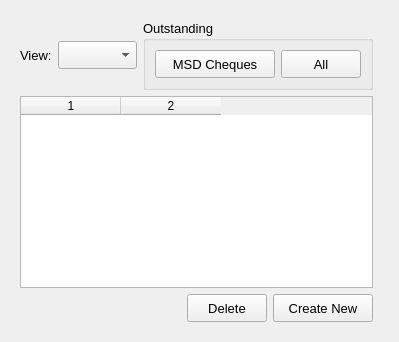
    <widget class="QWidget" name="paymentPage">
     <layout class="QGridLayout" name="gridLayout_38">
      <item row="0" column="0">
       <widget class="QWidget" name="wgd_editUserSearch_5" native="true">
        <layout class="QGridLayout" name="gridLayout_37">
         <item row="2" column="0">
          <layout class="QHBoxLayout" name="horizontalLayout_47">
           <item>
            <spacer name="horizontalSpacer_30">
             <property name="orientation">
              <enum>Qt::Horizontal</enum>
             </property>
             <property name="sizeHint" stdset="0">
              <size>
               <width>40</width>
               <height>20</height>
              </size>
             </property>
            </spacer>
           </item>
           <item>
            <widget class="QPushButton" name="btn_payDelete">
             <property name="minimumSize">
              <size>
               <width>65</width>
               <height>28</height>
              </size>
             </property>
             <property name="font">
              <font>
               <pointsize>10</pointsize>
              </font>
             </property>
             <property name="text">
              <string>Delete</string>
             </property>
            </widget>
           </item>
           <item>
            <widget class="QPushButton" name="btn_payNew">
             <property name="minimumSize">
              <size>
               <width>100</width>
               <height>28</height>
              </size>
             </property>
             <property name="font">
              <font>
               <pointsize>10</pointsize>
              </font>
             </property>
             <property name="text">
              <string>Create New</string>
             </property>
            </widget>
           </item>
          </layout>
         </item>
         <item row="0" column="0">
          <layout class="QHBoxLayout" name="horizontalLayout_41">
           <item>
            <widget class="QLabel" name="lbl_payView">
             <property name="minimumSize">
              <size>
               <width>0</width>
               <height>0</height>
              </size>
             </property>
             <property name="maximumSize">
              <size>
               <width>16777215</width>
               <height>16777215</height>
              </size>
             </property>
             <property name="font">
              <font>
               <pointsize>10</pointsize>
              </font>
             </property>
             <property name="text">
              <string>View:</string>
             </property>
            </widget>
           </item>
           <item>
            <widget class="QComboBox" name="cbox_payDateRange">
             <property name="sizePolicy">
              <sizepolicy hsizetype="Expanding" vsizetype="Fixed">
               <horstretch>0</horstretch>
               <verstretch>0</verstretch>
              </sizepolicy>
             </property>
             <property name="minimumSize">
              <size>
               <width>0</width>
               <height>28</height>
              </size>
             </property>
             <property name="font">
              <font>
               <pointsize>10</pointsize>
              </font>
             </property>
            </widget>
           </item>
           <item>
            <widget class="QGroupBox" name="groupBox_5">
             <property name="font">
              <font>
               <pointsize>10</pointsize>
              </font>
             </property>
             <property name="title">
              <string>Outstanding</string>
             </property>
             <layout class="QGridLayout" name="gridLayout_39">
              <item row="0" column="0">
               <widget class="QPushButton" name="btn_payOutstanding">
                <property name="minimumSize">
                 <size>
                  <width>120</width>
                  <height>28</height>
                 </size>
                </property>
                <property name="font">
                 <font>
                  <pointsize>10</pointsize>
                 </font>
                </property>
                <property name="text">
                 <string>MSD Cheques</string>
                </property>
               </widget>
              </item>
              <item row="0" column="1">
               <widget class="QPushButton" name="btn_payListAllUsers">
                <property name="sizePolicy">
                 <sizepolicy hsizetype="Preferred" vsizetype="Fixed">
                  <horstretch>0</horstretch>
                  <verstretch>0</verstretch>
                 </sizepolicy>
                </property>
                <property name="minimumSize">
                 <size>
                  <width>80</width>
                  <height>28</height>
                 </size>
                </property>
                <property name="font">
                 <font>
                  <pointsize>10</pointsize>
                 </font>
                </property>
                <property name="text">
                 <string>All</string>
                </property>
               </widget>
              </item>
             </layout>
            </widget>
           </item>
          </layout>
         </item>
         <item row="1" column="0">
          <widget class="QTableWidget" name="mpTable">
           <property name="sortingEnabled">
            <bool>true</bool>
           </property>
           <property name="columnCount">
            <number>2</number>
           </property>
           <column/>
           <column/>
          </widget>
         </item>
        </layout>
       </widget>
      </item>
      <item row="0" column="1">
       <widget class="QWidget" name="wgd_editUserSearch_4" native="true"/>
      </item>
     </layout>
    </widget>
